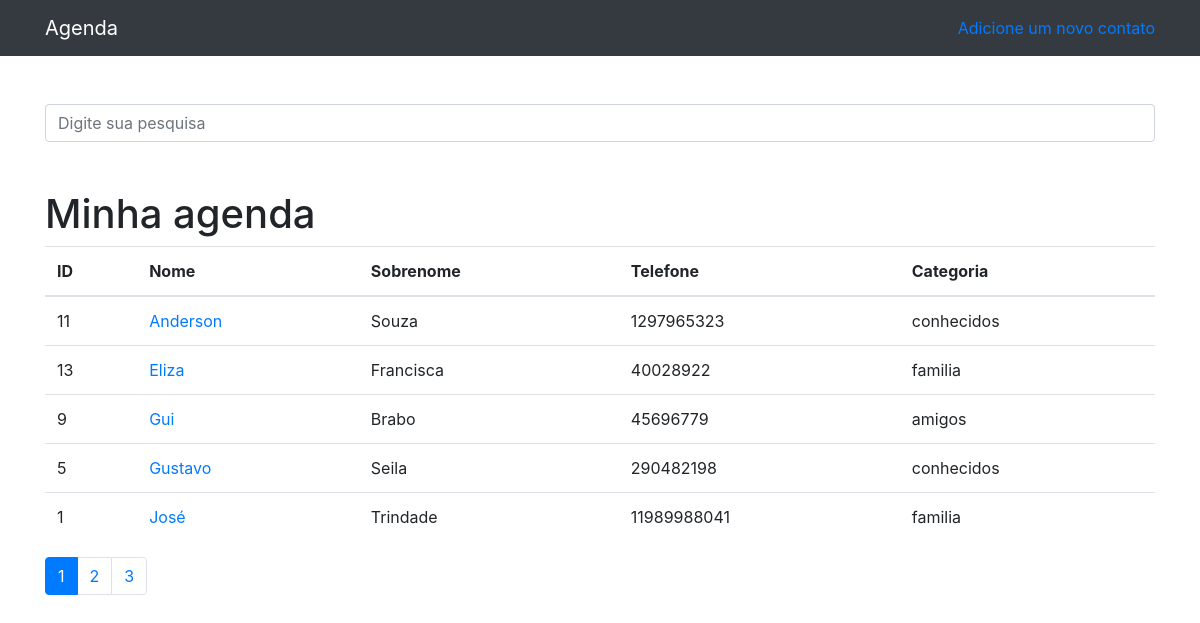
The page / on the database its author committed.
### contatos/models.py (models this page shows)
class Contato(models.Model):
    nome = models.CharField(max_length=255)
    sobrenome = models.CharField(max_length=255, blank=True)#Blank torna o campo opcional
    telefone = models.CharField(max_length=255)
    email = models.CharField(max_length=255, blank=True)
    data_criacao = models.DateTimeField(default=timezone.now)
    descricao = models.TextField()
    categoria = models.ForeignKey(Categoria, on_delete=models.DO_NOTHING)
    mostrar = models.BooleanField(default=True)
    foto = models.ImageField(blank=True, upload_to='fotos/%Y/%m/%d')

class Categoria(models.Model):
    nome = models.CharField(max_length=255)
    def __str__(self):
        return self.nome

### contatos/views.py (the view)
# urls.py: path('', views.index, name="index"),
def index(request):
    contatos = Contato.objects.order_by('nome').filter(mostrar=True)
    paginator = Paginator(contatos, 5)
    page = request.GET.get('p')
    contatos = paginator.get_page(page)
    return render(request, 'paginas/index.html',{
        'contatos': contatos
    })

### contatos/templates/paginas/index.html
{%extends 'base.html'%}
{%block 'conteudo'%}
<h1 class="mt-5">Minha agenda</h1>
        <table class="table">
          <thead>
            <tr>
              <th>ID</th>
              <th>Nome</th>
              <th>Sobrenome</th>
              <th>Telefone</th>
              <th>Categoria</th>
            </tr>
          </thead>
          <tbody>
          {% for contato in contatos %}
              <tr>
                <td>{{contato.id}}</td>
                <td>
                  <a href="{%url 'ver_contato' contato.id  %}">{{contato.nome}}
                  </a>
                </td>
                <td>{{contato.sobrenome}}</td>
                <td>{{contato.telefone}}</td>
                <td>{{contato.categoria}}</td>
              </tr>
          {% endfor %}
          </tbody>
        </table>
        <nav aria-label="Page navigation example">
          <ul class="pagination">
            {%for pagina in contatos.paginator.page_range%}
              {%if contatos.number == pagina%}
                <li class="page-item active"><a class="page-link" href="?p={{pagina}}&termo={{request.GET.termo}}">{{pagina}}</a></li>
              {%else%}
                <li class="page-item"><a class="page-link" href="?p={{pagina}}&termo={{request.GET.termo}}">{{pagina}}</a></li>
              {%endif%}
            {%endfor%}
          </ul>
        </nav>
{%endblock%}

### template/base.html (shortened to what this page needs)
{% load static %}
<!DOCTYPE html>
<html lang="pt">
<head>
  {% include 'parciais/_head.html' %}
</head>
<body>
  {% include 'parciais/_nav.html'%}
  <div class="container">
    <div class="row">
      <div class="col-lg-12">
          {% if 'accounts' not in request.path %}
          <br><br>
            <form method="get" action="{%url 'busca'%}">
              <div class="form-group row">
                <div class="col-12">
                  <input class="form-control"
                         type="search" value="{{request.GET.termo}}"
                         id="search-input"
                         placeholder="Digite sua pesquisa"
                         name="termo">
                </div>
              </div>
          </form>
          {% endif %}
        {%block 'conteudo'%} {%endblock%}
      </div>
    </div>
  </div>
</body>
</html>

### template/parciais/_head.html (shortened to what this page needs)
 {% load static %}
  <link href="{% static 'vendor/bootstrap/css/bootstrap.min.css'%}" rel="stylesheet">

### template/parciais/_nav.html (shortened to what this page needs)
{% load static %}
  <nav class="navbar navbar-expand-lg navbar-dark bg-dark static-top">
    <div class="container">
      <a class="navbar-brand" href="/">Agenda</a>
      {% if 'accounts' not in request.path %}
      <a class="nav-item" href="{%url 'login'%}">Adicione um novo contato</a>
      {%endif%}
    </div>
  </nav>

### rows shown on the page
Contato: id "11", nome "Anderson", sobrenome "Souza", telefone "1297965323", categoria "conhecidos"
Contato: id "13", nome "Eliza", sobrenome "Francisca", telefone "40028922", categoria "familia"
Contato: id "9", nome "Gui", sobrenome "Brabo", telefone "45696779", categoria "amigos"
Contato: id "5", nome "Gustavo", sobrenome "Seila", telefone "290482198", categoria "conhecidos"
Contato: id "1", nome "José", sobrenome "Trindade", telefone "11989988041", categoria "familia"

### other values the page prints
{{ pagina }} "1"
{{ pagina }} "2" "3"
